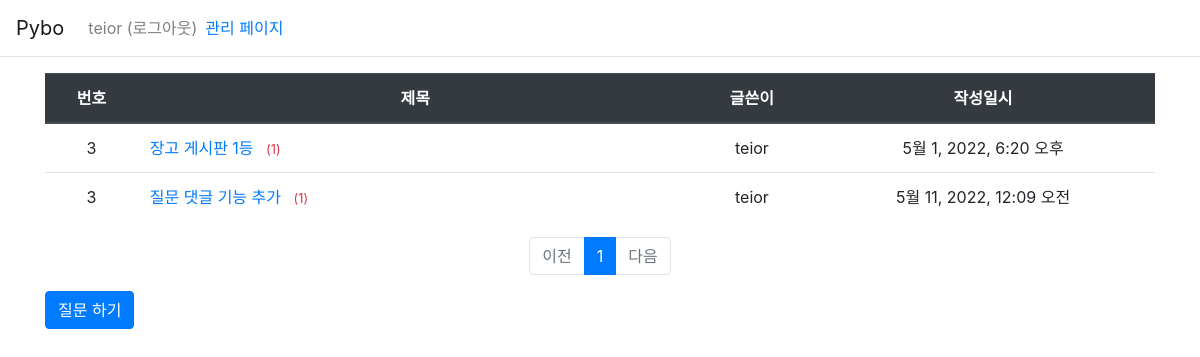
The app's page /pybo/ (signed in) with its own data.
### pybo/models.py (models this page shows, shortened)
class Question(models.Model):
    author = models.ForeignKey(User, on_delete=models.CASCADE)   # 계정 삭제시 데이터 전부 삭제
    subject = models.CharField(max_length=200)
    modify_date = models.DateTimeField(null=True, blank=True)     # 수정 일시
    content = models.TextField()
    create_date = models.DateTimeField()

### pybo/views.py (the view)
# urls.py: path('', views.index, name='index'),  # 페이지 에 해당 하는 urlpatterns
def index(request):
    page = request.GET.get('page', '1')
    question_list = Question.objects.order_by('create_date')
    paginator = Paginator(question_list, 10)  # 페이지 당 질문 10개 보여 주기
    page_obj = paginator.get_page(page)
    context = {'question_list': page_obj}
    return render(request, 'pybo/question_list.html', context)

### templates/pybo/question_list.html
{% extends 'base.html' %}
{% load pybo_filter %}
{% block content %}
<div class="container my-3">
    <table class="table">
        <thead>
        <tr class="text-center thead-dark">
            <th>번호</th>
            <th style="width:50%">제목</th>
            <th>글쓴이</th>
            <th>작성일시</th>
        </tr>
        </thead>
        <tbody>
        {% if question_list %}
        {% for question in question_list %}
        <tr class="text-center">
            <td>{{ question_list.paginator.count|sub:question_list.start_index|sub:forloop.counter0|add:1 }}</td>
            <td class="text-left">
                <a href="{% url 'pybo:detail' question.id %}">{{ question.subject }}</a>
                    {% if question.answer_set.count > 0 %}
                    <span class="text-danger small ml-2">
                      ({{ question.answer_set.count }})
                    </span>
                    {% endif %}
            </td>
            <td>{{ question.author.username }}</td>
            <td>{{ question.create_date }}</td>
        </tr>
        {% endfor %}
        {% else %}
        <tr>
            <td colspan="3">질문이 없습니다</td>
        </tr>
        {% endif %}
        </tbody>
    </table>
    <ul class="pagination justify-content-center">
        {% if question_list.has_previous %}
        <li class="page-item">
            <a class="page-link" href="?page={{ question_list.previous_page_number }}">
                이전
            </a>
        </li>
        {% else %}
        <li class="page-item disabled">
            <a class="page-link" tabindex="-1" aria-disabled="true" href="#">
                이전
            </a>
        </li>
        {% endif %}
        {% for page_number in question_list.paginator.page_range %}
        {% if page_number >= question_list.number|add:-5 and page_number <= question_list.number|add:5 %}
            {% if page_number == question_list.number %}
            <li class="page-item active" aria-current="page">
                <a class="page-link" href="?page={{ page_number }}">
                    {{ page_number }}
                    </a>
            </li>
            {% else %}
            <li class="page-item">
                <a class="page-link" href="?page={{ page_number }}">
                    {{ page_number }}
                </a>
            </li>
            {% endif %}
        {% endif %}
        {% endfor %}
        {% if question_list.has_next %}
        <li class="page-item">
            <a class="page-link" href="?page={{ question_list.next_page_number }}">
                다음
            </a>
        </li>
        {% else %}
        <li class="page-item disabled"?>
            <a class="page-link" tabindex="-1" aria-disabled="true" href="#">
                다음
            </a>
        </li>
        {% endif %}
    </ul>
    <a href="{% url 'pybo:question_create' %}" class="btn btn-primary">
        질문 하기
    </a>
</div>
{% endblock %}

### templates/navbar.html (shortened to what this page needs)
<nav class="navbar navbar-expand-lg navbar-light ba-light border-bottom">
    <a class="navbar-brand" href="{% url 'pybo:index' %}">Pybo</a>
    <div class="collapse navbar-collapse flex-grow-0" id="navbarNav">
        <ul class="navbar-nav">
            <li class="nav-item">
                {% if user.is_authenticated %}
                <a class="nav-link" href="{% url 'common:logout' %}">
                    {{ user.username }} (로그아웃)
                </a>
                {% else %}
                <a class="nav-link" href="{% url 'common:login' %}">로그인</a>
                {% endif %}
            </li>
        </ul>
        <a href="http://127.0.0.1:8000/admin/">관리 페이지</a>
    </div>
</nav>

### records on screen
Question: paginator.count|sub "3", subject "장고 게시판 1등", answer_set.count "1", author.username "teior", create_date "5월 1, 2022, 6:20 오후"
Question: paginator.count|sub "3", subject "질문 댓글 기능 추가", answer_set.count "1", author.username "teior", create_date "5월 11, 2022, 12:09 오전"

### other values on screen
{{ user.username }} "teior"
{{ page_number }} "1"
